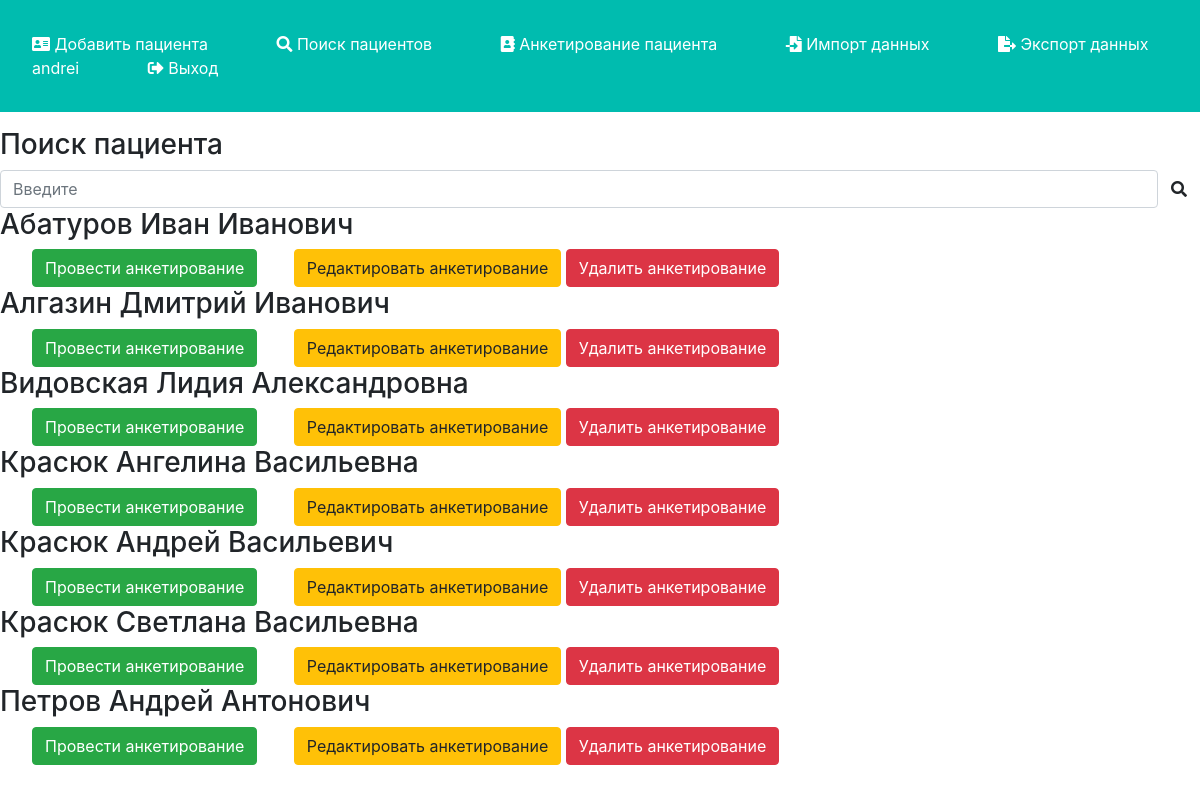
/database/ (signed in), run on the app's committed database.
### database/models.py (models this page shows, shortened)
class Articles(models.Model):
    TITLEFIELD = [(1, 'Пациент')]
    SEX = [(1, 'Мужской'), (2, 'Женский')]
    NATION = [(1, 'Русские'), (2, 'Украинцы'), (3, 'Немцы'), (4, 'Казахи'), (5, 'Белорусы'), (6, 'Алтайцы'), (7, 'Кумандинцы'), (8, 'Татары'), (9, 'ДРУГАЯ')]
    title = models.PositiveSmallIntegerField('Название', choices=TITLEFIELD, default=1)
    name = models.CharField('ФИО', max_length=100)
    date_of_birth = models.DateField('Дата рождения')
    sex = models.PositiveSmallIntegerField('Пол пациента', choices=SEX, default=1)
    insurance = models.CharField('Страховая организация', max_length=100)
    policy = models.CharField('Страховое свидетельство', max_length=100)
    address = models.CharField('Домашний адрес', max_length=100)
    number_phone = models.CharField('Номер телефона', max_length=100)
    email = models.EmailField('Электронная почта', max_length=100)
    parent_name = models.CharField('ФИО родителя', max_length=100)
    parent_number_phone = models.CharField('Номер телефона родителя', max_length=100)
    parent_email = models.EmailField('Электронная почта родителя', max_length=100)
    nation = models.PositiveSmallIntegerField('Нация пациента', choices=NATION, default=1)
    mother_nation = models.PositiveSmallIntegerField('Нация матери пациента', choices=NATION, default=1)
    father_nation = models.PositiveSmallIntegerField('Нация отца пациента', choices=NATION, default=1)
    registration_date = models.DateField('Дата регистрации пациента')
    class Meta:
        verbose_name = 'Пациент'
        verbose_name_plural = 'Пациенты'

### database/views.py (the view)
# urls.py: path('', views.database_home, name='database_home'),
def database_home(request):
    database = Articles.objects.order_by('name')
    return render(request, 'database/database_home.html', {'database': database})

### database/templates/database/database_home.html (shortened to what this page needs)
{% extends 'main/layout.html' %}
{% block body %}
<div class="search-bar w3layouts-newsletter">
    <h3 class="sear-head editContent">Поиск пациента</h3>
    <form action="{% url 'search' %}" method="get" class="d-flex editContent">
        <input type="text" placeholder="Введите" name="q" class="form-control" required="">
        <button type="submit" class="btn1 btn">
            <span class="fa fa-search" aria-hidden="true"></span>
        </button>
    </form>
</div>
    {% for el in database %}
        <div class="sear-head editContent">
            <h3>{{ el.name }}</h3>
                <a href="{% url 'add_complaints' %}"><button type="submit" class="btn btn-success">Провести анкетирование</button></a>
            <button type="submit" class="btn btn-warning">Редактировать анкетирование</button>
            <button type="submit" class="btn btn-danger">Удалить анкетирование</button>
        </div>
    {% endfor %}
{% endblock %}

### main/templates/main/layout.html (shortened to what this page needs)
<!doctype html>
{% load static %}
<html lang="ru">
<head>
    <link rel="stylesheet" href="https://cdn.jsdelivr.net/npm/bootstrap@4.6.0/dist/css/bootstrap.min.css">
    <link rel="stylesheet" href="https://use.fontawesome.com/releases/v5.8.2/css/all.css">
    <link rel="stylesheet" href="{% static 'main/css/style.css' %}">
</head>
<body>
    <aside>
            <ul>
                {% if request.user.is_authenticated %}
                <a href="{% url 'add_patient' %}"><li><i class="fas fa-address-card"></i> Добавить пациента</li></a>
                <a href="{% url 'database_home' %}"><li><i class="fas fa-search"></i> Поиск пациентов</li></a>
                <a href="{% url 'add_complaints' %}"><li><i class="fas fa-address-book"></i> Анкетирование пациента</li></a>
                <a href="{% url 'export' %}"><li><i class="fas fa-file-import"></i> Импорт данных</li></a>
                <a href="{% url 'export' %}"><li><i class="fas fa-file-export"></i> Экспорт данных</li></a>
                <a href="{% url 'admin/' %}"><li>{{ user.username }}</li></a>
                <a href="{% url 'exit' %}"><li><i class="fas fa-sign-out-alt"></i> Выход</li></a>
                {% else %}
                <a href="{% url 'register' %}"><li><i class="fas fa-user-plus"></i> Регистрация</li></a>
                <a href="{% url 'login' %}"><li><i class="fas fa-sign-in-alt"></i> Авторизация</li></a>
                {% endif %}
            </ul>
    </aside>
<main>
    {% block body %}
    {% endblock %}
</main>
</body>
</html>

### main/static/main/css/style.css (style rules this page uses)
body { background: white; }
ul { padding: 2em 0; background: #00bcaf; //Цвет панели }
a { text-decoration: none; padding: 2em; color: white; }
li { display: inline; }

### data on the page
Articles: name "Абатуров Иван Иванович"
Articles: name "Алгазин Дмитрий Иванович"
Articles: name "Видовская Лидия Александровна"
Articles: name "Красюк Ангелина Васильевна"
Articles: name "Красюк Андрей Васильевич"
Articles: name "Красюк Светлана Васильевна"
Articles: name "Петров Андрей Антонович"

### other printed values
{{ user.username }} "andrei"
